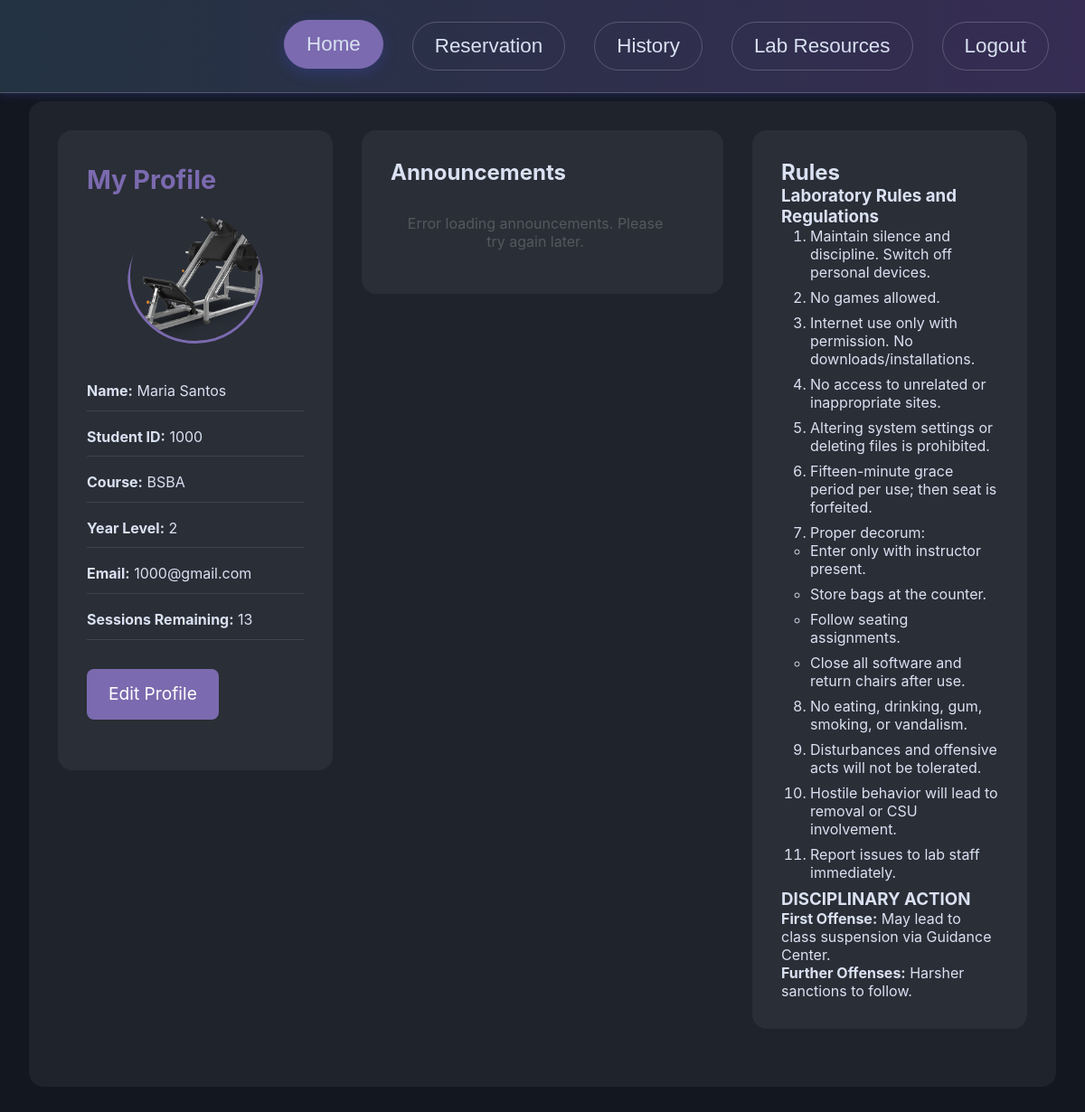
Before: /USER/dashboard.php (signed in) with the older database file.
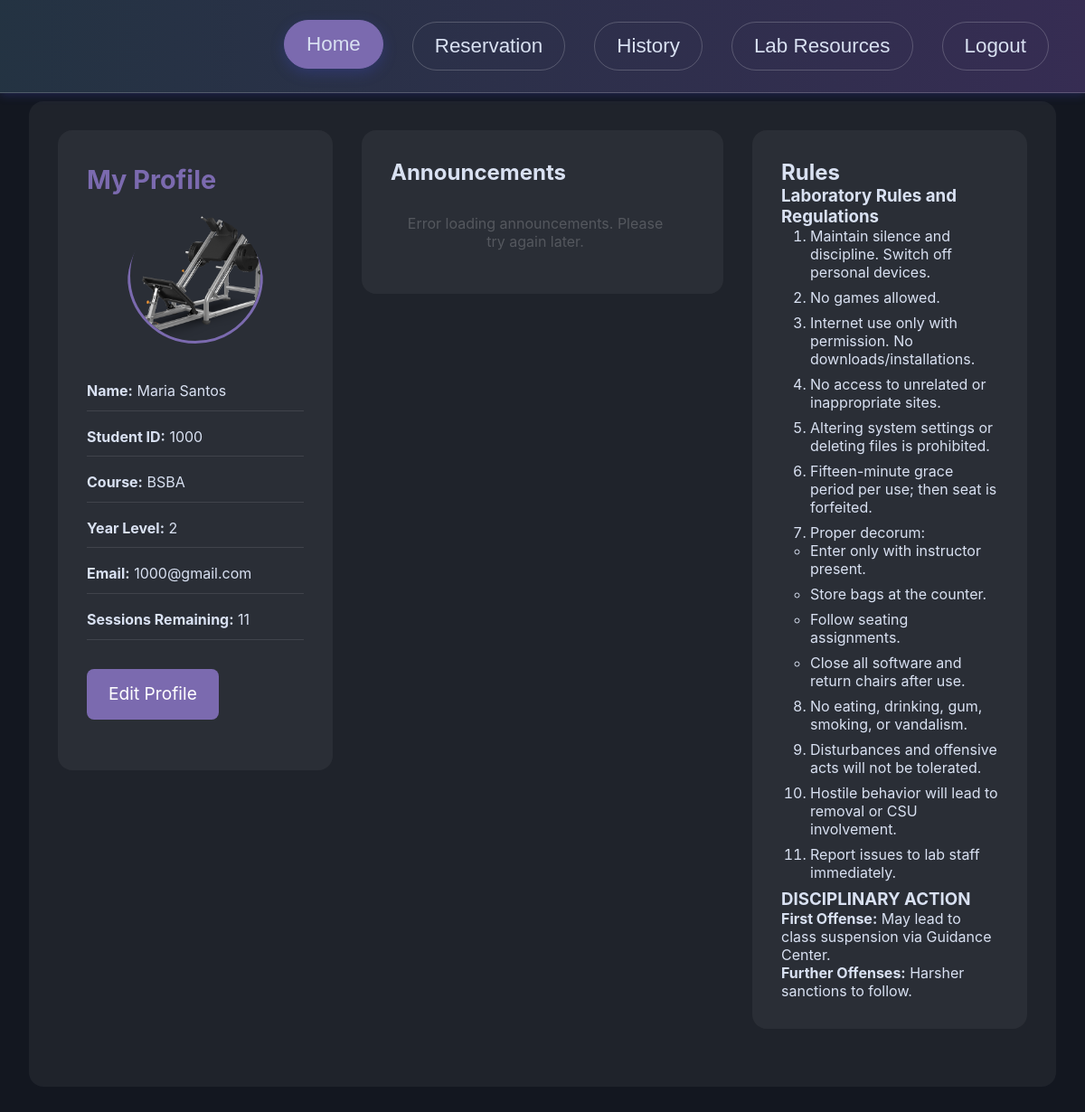
After: the same page with the newer database file.
### tables this page shows
CREATE TABLE `info` (
  `id_number` int(11) NOT NULL,
  `last_name` varchar(255) DEFAULT NULL,
  `first_name` varchar(255) DEFAULT NULL,
  `middle_name` varchar(255) DEFAULT NULL,
  `course` varchar(255) DEFAULT NULL,
  `year_level` varchar(50) DEFAULT NULL,
  `email` varchar(255) DEFAULT NULL,
  `username` varchar(255) DEFAULT NULL,
  `password` varchar(255) DEFAULT NULL,
  `sessions` int(11) NOT NULL DEFAULT 15,
  `points` int(11) NOT NULL DEFAULT 0,
  `total_points` int(11) NOT NULL DEFAULT 0,
  `profile_picture` varchar(255) DEFAULT 'default.png'
);

### USER/dashboard.php (the view, shortened to what this page needs)
<?php
include("../includes/database.php");
$user_id = $_SESSION['user_id'];
$sql = "SELECT * FROM info WHERE id_number = '$user_id'";
$result = mysqli_query($conn, $sql);
$user_data = $_SESSION['user_data'];
$profile_picture = !empty($user_data['profile_picture']) ? $user_data['profile_picture'] : 'default.png';
?>
<!DOCTYPE html>
<html lang="en">
<head>
    <link rel="stylesheet" href="dashboard.css">
</head>
<body>
    <header class="top-bar">
        <div class="button-container">
            <button class="nav-btn active" onclick="switchContent('homeContent', this)">Home</button>
            <button class="nav-btn" onclick="switchContent('reservationContent', this)">Reservation</button>
            <button class="nav-btn" onclick="switchContent('historyContent', this)">History</button>
            <button class="nav-btn" onclick="switchContent('labResourcesContent', this)">Lab Resources</button>
            <form action="<?php echo htmlspecialchars($_SERVER["PHP_SELF"]); ?>" method="post" style="display: inline;">
                <button type="submit" name="logout" class="nav-btn">Logout</button>
            </form>
        </div>
    </header>
    <div class="content-container">
        <div id="homeContent" class="dynamic-content active">
            <div class="three-column-layout">
                <aside class="profile-column">
                    <section class="profile-info">
                        <h2>My Profile</h2>
                        <div class="profile-picture-wrapper">
                            <img src="../uploads/<?php echo $profile_picture; ?>" alt="Profile Picture" class="profile-picture-main">
                        </div>
                        <p><strong>Name:</strong> <?php echo htmlspecialchars($user_data['first_name'] . ' ' . $user_data['last_name']); ?></p>
                        <p><strong>Student ID:</strong> <?php echo htmlspecialchars($user_data['id_number']); ?></p>
                        <p><strong>Course:</strong> <?php echo htmlspecialchars($user_data['course']); ?></p>
                        <p><strong>Year Level:</strong> <?php echo htmlspecialchars($user_data['year_level']); ?></p>
                        <p><strong>Email:</strong> <?php echo htmlspecialchars($user_data['email']); ?></p>
                        <p><strong>Sessions Remaining:</strong> <?php echo $user_data['sessions']; ?></p>
                        <a href="javascript:void(0);" class="link-1" onclick="openEditProfileModal()">Edit Profile</a>
                    </section>
                </aside>
                <main class="announcement-column">
                    <h2>Announcements</h2>
                    <div id="announcementList" class="announcement-list">
                    </div>
                </main>
                <aside class="rules-column">
                    <section id="rulesContent">
                        <h2>Rules</h2>
                        <h3>Laboratory Rules and Regulations</h3>
                        <ol>
                            <li>Maintain silence and discipline. Switch off personal devices.</li>
                            <li>No games allowed.</li>
                            <li>Internet use only with permission. No downloads/installations.</li>
                            <li>No access to unrelated or inappropriate sites.</li>
                            <li>Altering system settings or deleting files is prohibited.</li>
                            <li>Fifteen-minute grace period per use; then seat is forfeited.</li>
                            <li>
                                Proper decorum:
                                <ul>
                                    <li>Enter only with instructor present.</li>
                                    <li>Store bags at the counter.</li>
                                    <li>Follow seating assignments.</li>
                                    <li>Close all software and return chairs after use.</li>
                                </ul>
                            </li>
                            <li>No eating, drinking, gum, smoking, or vandalism.</li>
                            <li>Disturbances and offensive acts will not be tolerated.</li>
                            <li>Hostile behavior will lead to removal or CSU involvement.</li>
                            <li>Report issues to lab staff immediately.</li>
                        </ol>
                        <h3>DISCIPLINARY ACTION</h3>
                        <p><strong>First Offense:</strong> May lead to class suspension via Guidance Center.</p>
                        <p><strong>Further Offenses:</strong> Harsher sanctions to follow.</p>
                    </section>
                </aside>
            </div>
        </div>
    </div>
</body>
</html>

### USER/dashboard.css (style rules this page uses)
:root { --light: hsl(220, 50%, 90%); --primary: hsl(255, 30%, 55%); --focus: hsl(210, 90%, 50%); --border-color: hsla(0, 0%, 100%, .2); --global-background: hsl(220, 25%, 10%); --background: linear-gradient(to right, hsl(210, 30%, 20%), hsl(255, 30%, 25%)); --shadow-1: hsla(236, 50%, 50%, .3); --shadow-2: hsla(236, 50%, 50%, .4); }
.profile-info { font-size: 1.2rem; line-height: 1.6; }
.profile-info h2 { font-size: 1.8rem; margin-bottom: 1.5rem; }
.profile-info p { margin: 1rem 0; padding: 0.5rem 0; border-bottom: 1px solid rgba(255,255,255,0.1); }
.profile-picture-main { width: 120px; height: 120px; border-radius: 50%; object-fit: cover; margin-bottom: 1rem; border: 3px solid var(--primary); }
.link-1 { display: inline-block; margin-top: 1.5rem; padding: 0.8rem 1.5rem; background: var(--primary); color: white; border-radius: 0.5rem; text-decoration: none; transition: all 0.3s ease; }
.announcement-list { max-height: 500px; overflow-y: auto; padding-right: 1rem; }

### USER/dashboard.php (style rules this page uses)
:root { --light: hsl(220, 50%, 90%); --primary: hsl(255, 30%, 55%); --focus: hsl(210, 90%, 50%); --border-color: hsla(0, 0%, 100%, .2); --global-background: hsl(220, 25%, 10%); --background: linear-gradient(to right, hsl(210, 30%, 20%), hsl(255, 30%, 25%)); --shadow-1: hsla(236, 50%, 50%, .3); --shadow-2: hsla(236, 50%, 50%, .4); }
* { margin: 0; padding: 0; box-sizing: border-box; }
body { font-family: -apple-system, BlinkMacSystemFont, 'Segoe UI', 'Open Sans', sans-serif; color: var(--light); background: var(--global-background); min-height: 100vh; font-size: 16px; }
.content-container { margin-top: 80px; padding: 2rem; max-width: 1400px; margin-left: auto; margin-right: auto; width: 100%; }
.three-column-layout { display: flex; gap: 2rem; margin-bottom: 2rem; justify-content: center; align-items: flex-start; width: 100%; }
.profile-column { flex: 0 0 25%; background: rgba(255, 255, 255, 0.05); border-radius: 1rem; padding: 2rem; min-width: 300px; }
.announcement-column { flex: 0 0 40%; background: rgba(255, 255, 255, 0.05); border-radius: 1rem; padding: 2rem; overflow-y: auto; max-height: 80vh; min-width: 400px; }
.rules-column { flex: 0 0 25%; background: rgba(255, 255, 255, 0.05); border-radius: 1rem; padding: 2rem; overflow-y: auto; max-height: 80vh; min-width: 300px; }
.profile-info { margin-bottom: 1.5rem; }
.profile-picture-wrapper { width: 150px; height: 150px; margin: 0 auto 1.5rem; border-radius: 50%; overflow: hidden; display: flex; justify-content: center; align-items: center; }
.profile-picture-main { width: 100%; height: 100%; object-fit: cover; }
@media (max-width: 1400px) { .three-column-layout { flex-wrap: wrap; } }
@media (max-width: 1400px) { .profile-column, .announcement-column, .rules-column { flex: 1 1 300px; } }
.dynamic-content { display: none; width: 100%; padding: 2rem; background: rgba(255, 255, 255, 0.05); border-radius: 1rem; margin-bottom: 2rem; }
.dynamic-content.active { display: block; }
.profile-info h2 { color: var(--primary); margin-bottom: 1rem; }
.profile-info p { margin: 0.5rem 0; font-size: 1rem; }
.announcement-list { margin-top: 1rem; }
#rulesContent ol { padding-left: 2rem; }
#rulesContent li { margin-bottom: 0.5rem; }
.nav-btn { background: transparent; color: var(--light); border: 1px solid var(--border-color); padding: 0.8rem 1.5rem; border-radius: 2rem; cursor: pointer; transition: all 0.3s ease; font-size: 1rem; margin: 0 0.5rem; }
.nav-btn:hover, .nav-btn.active { background: var(--primary); border-color: var(--primary); transform: translateY(-2px); box-shadow: 0 5px 15px var(--shadow-1); }

Changed rows visible on the page:
changed info "Maria Santos": sessions "13" → "11"
